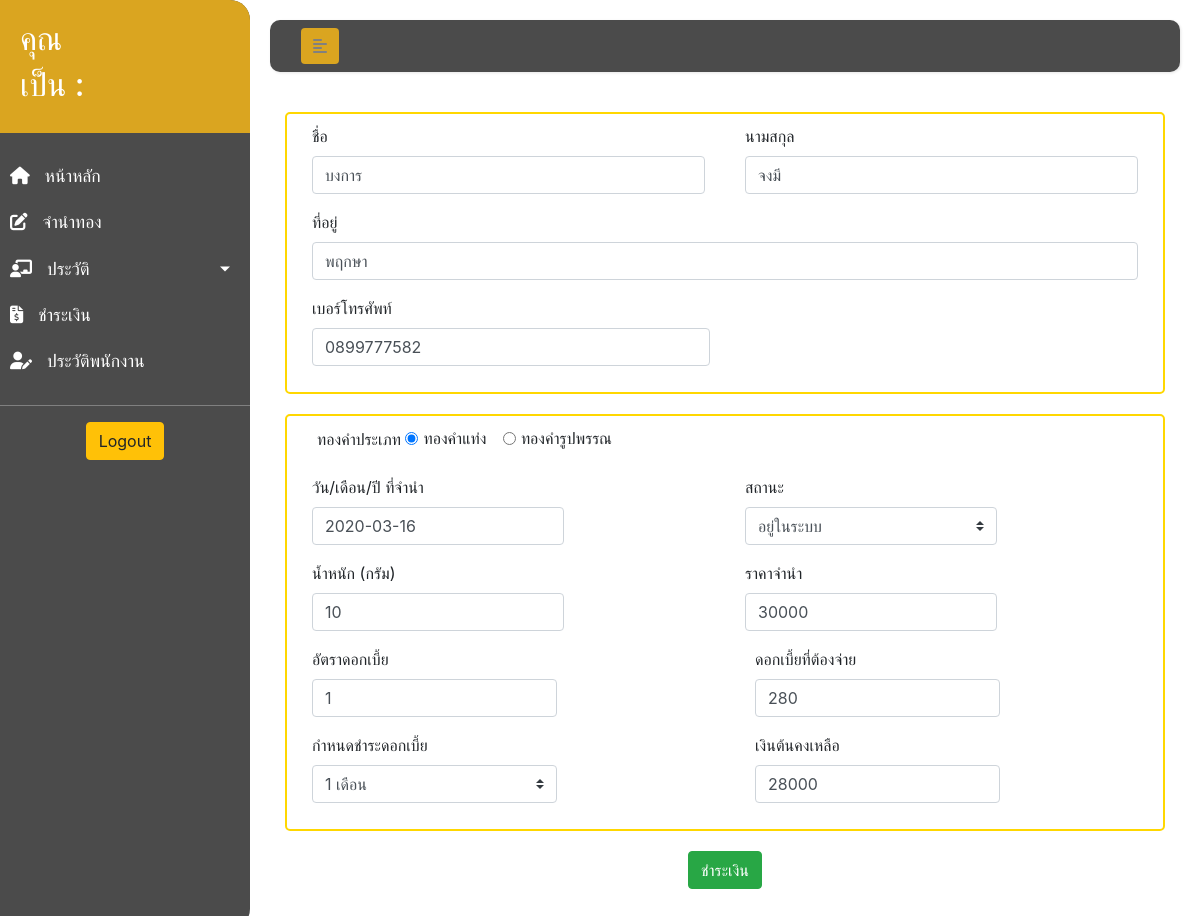
The page /redeem_user.php?payment_id=1 on the database its author committed.
### tables this page shows
CREATE TABLE `golds` (
  `GoldID` int(10) NOT NULL,
  `CusID` int(10) NOT NULL,
  `Goldpawnday` date NOT NULL,
  `Goldpayday` date NOT NULL,
  `TypeGold` varchar(255) NOT NULL,
  `WeightGold` int(10) NOT NULL,
  `Price` int(10) NOT NULL,
  `Rate` int(10) NOT NULL,
  `Pay` int(10) NOT NULL,
  `DuePayment` varchar(255) NOT NULL,
  `GoldStatus` varchar(255) NOT NULL,
  `GoldImg` varchar(255) NOT NULL,
  `Golddetail` varchar(255) NOT NULL,
  `Goldbalance` int(10) NOT NULL
);

CREATE TABLE `customer` (
  `CusID` int(10) NOT NULL,
  `CusFname` varchar(255) NOT NULL,
  `CusLname` varchar(255) NOT NULL,
  `CusAddress` varchar(255) NOT NULL,
  `Tel` int(12) NOT NULL,
  `CusImg` varchar(255) NOT NULL
);

### redeem_user.php (the view, shortened to what this page needs)
<?php
    include_once('config.php');
?>
<!DOCTYPE html>
<html lang="en">
<head>
    <link rel="stylesheet" href="css/css.css">
    <link rel="stylesheet" href="https://stackpath.bootstrapcdn.com/bootstrap/4.1.3/css/bootstrap.min.css">
</head>
<body>
    <div class="wrapper">
        <nav id="sidebar">
            <div class="sidebar-header">
                    <h2>คุณ <?php echo $_SESSION['fname']; ?></h2>
                    <h2>เป็น :  <?php echo $_SESSION['position']; ?></h2>
            </div>
            <ul class="list-unstyled components">
                <li>
                    <a href="index_user.php">
                        <i class="fas fa-home"></i>
                        หน้าหลัก
                    </a>
                </li>
                <li>
                    <a href="pawngold_user.php">
                        <i class="fas fa-edit"></i>
                        จำนำทอง
                    </a>
                </li>
                <li>
                    <a href="#infoSubmenu" data-toggle="collapse" aria-expanded="false" class="dropdown-toggle">
                        <i class="fas fa-chalkboard-teacher"></i>
                        ประวัติ
                    </a>
                </li>
                <li>
                    <a href="payment_user.php">
                        <i class="fas fa-file-invoice-dollar"></i>
                        ชำระเงิน
                    </a>
                </li>
                <li>
                    <a href="profile_user.php">
                        <i class="fas fa-user-edit"></i>
                        ประวัติพนักงาน
                    </a>
                </li>
            </ul>
            <div class="logout">
                <a href="logout.php">
                    <input type="submit" class="btn btn-warning" name="logout" value="Logout"><br>
                </a>
            </div>
        </nav>
        <div id="content">
            <nav class="navbar navbar-expand-lg ">
                <div class="container-fluid">
                    <button type="button" id="sidebarCollapse" class="btn">
                        <i class="fas fa-align-left"></i>
                    </button>
                </div>
            </nav>
        <div class="container">
        <form name="form1" class="main-form needs-validation" action="insert_redeem_user.php" method="post" enctype="multipart/form-data" novalidate>
        <?php
            $payment_id = mysqli_real_escape_string($conn,$_GET['payment_id']);
            $query = "select * FROM customer ,golds WHERE golds.GoldID ='$payment_id' && golds.CusID = customer.CusID ";
            $result = mysqli_query($conn, $query) or die ("Error in query: $query " . mysqli_error($query));
            $row = mysqli_fetch_array($result);
            $update_CusFname = $row['CusFname'];
            $update_CusLname = $row['CusLname'] ;
            $update_CusAddress = $row['CusAddress'];
            $update_Tel = $row['Tel'];
            $query2 = "select * FROM golds where  golds.GoldID = '$payment_id'  ";
            $result2 = mysqli_query($conn, $query2) or die ("Error in query:$query2 " . mysqli_error($query2));
            $row2 = mysqli_fetch_array($result2);
            $update_Goldpawnday = $row2["Goldpawnday"];
            $u_status = $row2["GoldStatus"];
            $update_WeightGold = $row2["WeightGold"];
            $update_Price = $row2["Price"];
            $update_Rate = $row2["Rate"];
            $update_Pay = $row2["Pay"];
            $update_balance = $row2['Goldbalance'];
        ?>
        <div class="customform">
            <div class="form-row">
                    <div class="col ">
                            <div class="form-group col-md-12 ">
                                <label for="firstname">ชื่อ </label>
                                <input type="text" name="firstname" id="firstname" class="form-control" required value="<?=$update_CusFname;?>" >
                            </div>
                    </div>
                    <div class="col ">
                            <div class="form-group col-md-12">
                                <label for="lastname">นามสกุล </label>
                                <input type="text" name="lastname" id="lastname" class="form-control" required value="<?php echo $update_CusLname ?>">
                            </div>
                    </div>
                </div>
                <div class="form-group col-md-12">
                        <label for="address">ที่อยู่ </label>
                        <input type="text" name="address" id="address" class="form-control" required value="<?php echo  $update_CusAddress ?>">
                </div>
                <div class="form-group col-md-6">
                        <label for="tel">เบอร์โทรศัพท์ </label>
                        <input type="tel" name="tel" id="tel" class="form-control" pattern="^0([8|9|6])([0-9]{8}$)" required value="0<?php echo $update_Tel ?>">
                </div>
            </div>
        <div class="customform2">
            <div class="form-check col-md-12">
                    <label for="goldtype">ทองคำประเภท</label>
                    <div class="form-check form-check-inline">
                        <input class="form-check-input" type="radio" name="update_goldtype" id="inlineRadio1" required value="ทองคำแท่ง" <?php if( $row["TypeGold"] == "ทองคำแท่ง") { echo "checked"; } ?>>
                        <label class="form-check-label" for="inlineRadio1">ทองคำแท่ง</label>
                    </div>
                    <div class="form-check form-check-inline">
                        <input class="form-check-input" type="radio" name="update_goldtype" id="inlineRadio2" required value="ทองคำรูปพรรณ" <?php if($row["TypeGold"] == "ทองคำรูปพรรณ") { echo "checked"; } ?>>
                        <label class="form-check-label" for="inlineRadio2">ทองคำรูปพรรณ</label>
                    </div>
                </div>
                <p>
                    <div class="form-row">
                        <div class="col">
                        <div class="form-group col-md-8">
                            <label for="birthday">วัน/เดือน/ปี ที่จำนำ </label>
                            <input type="text" name="update_pawnday" id="update_pawnday" class="form-control" required value="<?php echo $update_Goldpawnday  ?> " >
                        </div>
                        </div>
                        <div class="col">
                            <div class="col-md-8">
                                <label for="goldStatus">สถานะ</label>
                                    <select class="custom-select" id="update_goldStatus" name="update_goldStatus"  required>
                                        <option value="อยู่ในระบบ" <?php if( $u_status == "อยู่ในระบบ") echo  "selected"; ?> >อยู่ในระบบ</option>
                                    </select>
                            </div>
                    </div>
                    </div>
                    <div class="form-row">
                            <div class="col ">
                                    <div class="form-group col-md-8">
                                            <label for="weight">น้ำหนัก (กรัม) </label>
                                            <input type="text" name="update_weight" id="update_weight" class="form-control" placeholder="กรัม" maxlength="2" value="<?php echo  $update_WeightGold ?>" required >
                                    </div>
                            </div>
                            <div class="col ">
                                    <div class="form-group col-md-8">
                                        <label for="price">ราคาจำนำ </label>
                                        <input type="text" name="update_prices" id="update_prices" class="form-control" placeholder="บาท" maxlength="5"  value="<?php echo  $update_Price ?>" required >
                                    </div>
                                </div>
                        </div>
                        <div class="row">
                                <div class="col">
                                    <div class="form-group col-md-8">
                                        <label for="rate">อัตราดอกเบี้ย </label>
                                        <input type="text" name="update_rate" id="update_rate" class="form-control" placeholder="%"  maxlength="3" value="<?php echo  $update_Rate  ?>" required >
                                    </div>
                                </div>
                                <div class="col">
                                    <div class="form-group col-md-8">
                                        <label for="payrate">ดอกเบี้ยที่ต้องจ่าย </label>
                                        <div class="show-cal">
                                            <input type="text" name="update_payrate" id="update_payrate" class="form-control" value="<?php echo $update_Pay ?>"  required >
                                        </div>
                                    </div>
                                </div>
                            </div>
                            <div class="row">
                                <div class="col">
                                    <div class="form-group col-md-8">
                                        <label for="duepayment">กำหนดชำระดอกเบี้ย</label>
                                        <select class="custom-select" id="update_duepayment" name="update_duepayment"  required>
                                            <option value="1เดือน" <?php if( $row["DuePayment"] == "1เดือน") echo  "selected"; ?> >1 เดือน</option>
                                        </select>
                                    </div>
                                </div>
                                <div class="col">
                                    <div class="form-group col-md-8">
                                        <label for="balance">เงินต้นคงเหลือ </label>
                                            <div class="show-cal">
                                                <input type="text" name="update_balance" id="update_balance" class="form-control" value="<?php echo $update_balance ?>"  required >
                                            </div>
                                    </div>
                                </div>
                            </div>
                        </div>
                    <div class="pawncard">
                    <a href="#" class="btn btn-success"  data-toggle="modal" data-target="#interest"  id="btn" type="submit" name="submit">ชำระเงิน</a>
                    </div>
        </form>
        </div>
        </div>
    </div>
</body>
</html>

### css/css.css (style rules this page uses)
* { list-style: none; }
body { font-family: 'Kanit', sans-serif; font-family: 'Roboto Slab', serif; background: #fafafa; text-decoration: none; }
a, a:hover, a:focus { color: inherit; text-decoration: none; transition: all 0.3s; }
.navbar { padding: 15px 10px; background: #4b4b4b; border: none; border-radius: 10px; margin-bottom: 40px; box-shadow: 1px 1px 3px rgba(0, 0, 0, 0.1); }
.navbar .btn { box-shadow: none; outline: none !important; border: none; background: goldenrod; color: gray; }
.wrapper { display: flex; align-items: stretch; width: 100%; height: 100%; }
#sidebar { min-width: 250px; max-width: 250px; background: #4b4b4b; color: #fff; transition: all 0.3s; border-top-right-radius: 20px; border-bottom-right-radius: 20px; }
#sidebar ul li a { text-align: left; }
#sidebar .sidebar-header { padding: 20px; background: goldenrod; border-top-right-radius: 20px; }
#sidebar ul.components { padding: 20px 0; border-bottom: 1px solid gray; }
#sidebar ul li a { padding: 10px; font-size: 1.1em; display: block; color: #fff; }
#sidebar ul li a i { margin-right: 10px; }
a[data-toggle="collapse"] { position: relative; }
.dropdown-toggle::after { display: block; position: absolute; top: 50%; right: 20px; transform: translateY(-50%); }
#content { width: 100%; padding: 20px; min-height: 100vh; transition: all 0.3s ease; }
.container .customform { padding: 10px; border: 2px solid gold; border-radius: 5px; }
.container .customform2 { margin-top: 20px; border: 2px solid gold; padding: 10px; border-radius: 5px; }
.container .pawncard { text-align: center; margin: 20px; }
.logout { text-align: center; }

### rows shown on the page
golds: firstname "บงการ", lastname "จงมี", address "พฤกษา", tel "0899777582", TypeGold "☑ ทองคำแท่ง", TypeGold "☐ ทองคำรูปพรรณ", update_pawnday "2020-03-16", update_goldStatus "อยู่ในระบบ", update_weight "10", update_prices "30000", update_rate "1", update_payrate "280", update_duepayment "1 เดือน", update_balance "28000"
